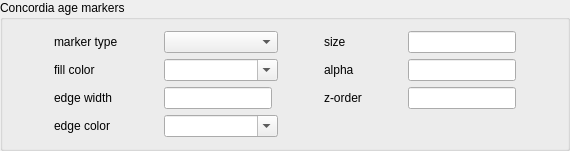
           <widget class="QGroupBox" name="groupBox">
            <property name="title">
             <string>Concordia age markers</string>
            </property>
            <layout class="QVBoxLayout" name="verticalLayout_4">
             <item>
              <layout class="QGridLayout" name="gridLayout_13">
               <item row="1" column="7">
                <spacer name="horizontalSpacer_12">
                 <property name="orientation">
                  <enum>Qt::Horizontal</enum>
                 </property>
                 <property name="sizeHint" stdset="0">
                  <size>
                   <width>40</width>
                   <height>20</height>
                  </size>
                 </property>
                </spacer>
               </item>
               <item row="1" column="1">
                <widget class="QLabel" name="label_57">
                 <property name="text">
                  <string>fill color</string>
                 </property>
                </widget>
               </item>
               <item row="0" column="2">
                <spacer name="horizontalSpacer_93">
                 <property name="orientation">
                  <enum>Qt::Horizontal</enum>
                 </property>
                 <property name="sizeHint" stdset="0">
                  <size>
                   <width>40</width>
                   <height>20</height>
                  </size>
                 </property>
                </spacer>
               </item>
               <item row="3" column="3" colspan="2">
                <widget class="QComboBox" name="concEdgeColorCombo">
                 <property name="editable">
                  <bool>true</bool>
                 </property>
                </widget>
               </item>
               <item row="3" column="1">
                <widget class="QLabel" name="label_58">
                 <property name="text">
                  <string>edge color</string>
                 </property>
                </widget>
               </item>
               <item row="0" column="1">
                <widget class="QLabel" name="label_10">
                 <property name="text">
                  <string>marker type</string>
                 </property>
                </widget>
               </item>
               <item row="0" column="0">
                <spacer name="horizontalSpacer_91">
                 <property name="orientation">
                  <enum>Qt::Horizontal</enum>
                 </property>
                 <property name="sizeHint" stdset="0">
                  <size>
                   <width>40</width>
                   <height>20</height>
                  </size>
                 </property>
                </spacer>
               </item>
               <item row="1" column="3" colspan="2">
                <widget class="QComboBox" name="concMarkerFillColorCombo">
                 <property name="editable">
                  <bool>true</bool>
                 </property>
                </widget>
               </item>
               <item row="0" column="3" colspan="2">
                <widget class="QComboBox" name="concMarkerTypeCombo"/>
               </item>
               <item row="0" column="9">
                <spacer name="horizontalSpacer_13">
                 <property name="orientation">
                  <enum>Qt::Horizontal</enum>
                 </property>
                 <property name="sizeHint" stdset="0">
                  <size>
                   <width>40</width>
                   <height>20</height>
                  </size>
                 </property>
                </spacer>
               </item>
               <item row="0" column="7">
                <spacer name="horizontalSpacer_82">
                 <property name="orientation">
                  <enum>Qt::Horizontal</enum>
                 </property>
                 <property name="sizeHint" stdset="0">
                  <size>
                   <width>40</width>
                   <height>20</height>
                  </size>
                 </property>
                </spacer>
               </item>
               <item row="0" column="5">
                <spacer name="horizontalSpacer_92">
                 <property name="orientation">
                  <enum>Qt::Horizontal</enum>
                 </property>
                 <property name="sizeHint" stdset="0">
                  <size>
                   <width>40</width>
                   <height>20</height>
                  </size>
                 </property>
                </spacer>
               </item>
               <item row="1" column="2">
                <spacer name="horizontalSpacer_11">
                 <property name="orientation">
                  <enum>Qt::Horizontal</enum>
                 </property>
                 <property name="sizeHint" stdset="0">
                  <size>
                   <width>40</width>
                   <height>20</height>
                  </size>
                 </property>
                </spacer>
               </item>
               <item row="1" column="5">
                <spacer name="horizontalSpacer_94">
                 <property name="orientation">
                  <enum>Qt::Horizontal</enum>
                 </property>
                 <property name="sizeHint" stdset="0">
                  <size>
                   <width>40</width>
                   <height>20</height>
                  </size>
                 </property>
                </spacer>
               </item>
               <item row="1" column="8">
                <widget class="QLineEdit" name="concMarkerAlphaEntry"/>
               </item>
               <item row="0" column="6">
                <widget class="QLabel" name="label_54">
                 <property name="text">
                  <string>size</string>
                 </property>
                </widget>
               </item>
               <item row="0" column="8">
                <widget class="QLineEdit" name="concMarkerSizeEntry"/>
               </item>
               <item row="1" column="6">
                <widget class="QLabel" name="label_56">
                 <property name="text">
                  <string>alpha</string>
                 </property>
                </widget>
               </item>
               <item row="2" column="1">
                <widget class="QLabel" name="label">
                 <property name="text">
                  <string>edge width</string>
                 </property>
                </widget>
               </item>
               <item row="2" column="6">
                <widget class="QLabel" name="label_55">
                 <property name="text">
                  <string>z-order</string>
                 </property>
                </widget>
               </item>
               <item row="2" column="8">
                <widget class="QLineEdit" name="concMarkerZEntry"/>
               </item>
               <item row="2" column="3">
                <widget class="QLineEdit" name="concMarkerEdgeWidthEntry"/>
               </item>
              </layout>
             </item>
            </layout>
           </widget>
